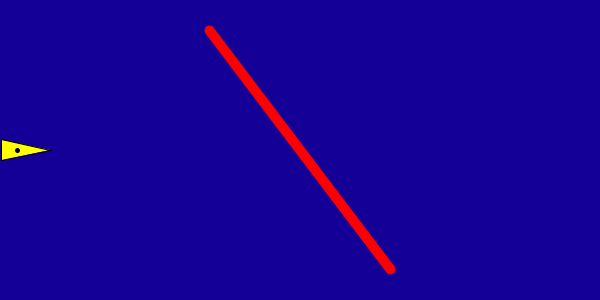
Frame 1 (no input)
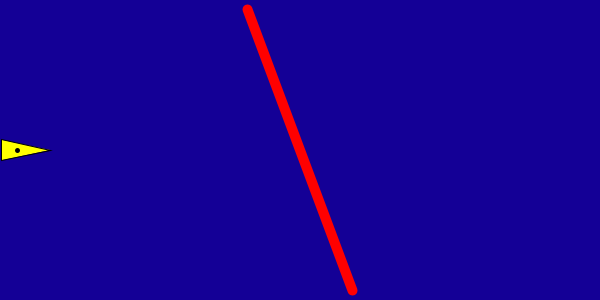
Frame 60 (the mouse pressed at the canvas centre just before this capture)
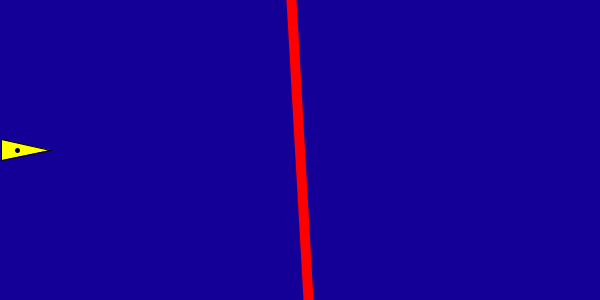
Frame 120 (the mouse held since frame 60 and released just before this capture)

The Processing sketch that drew these frames (run headless with seeded random() and noise(); from frame 60 on, the mouse is pressed at the canvas centre):

// Processing sketch: ChukwuochaChukwunazaA2Q4
// ── ChukwuochaChukwunazaA2Q4.pde
/* Chukwunaza Chukwuocha 
 Comp 1010 Assignment 2 
 
 draws a spaceship on a dark background 
 so that its nose is at the center of the canvas
 and so that it is pointing in a randomly chosen direction. 
 */

//Global constants for the size of the canvas
//must be changed when 'width' and 'height' are changed
final int WIDTH = 600;
final int HEIGHT = 300;

//Gloabal constant for the turning rate of the obstacle
final float OBSTACLE_TURNING_RATE = 0.005;

//Global constants for the size and shape of the ship
final float shipLength = 50;// length of the ship
final float shipShape =(PI/15);// 

//Global constant for the speed of the ship
final float shipSpeed = 1;

//Global constant for the rate at which the ship turns
final float TURNING_RATE = 0.02;

//Variables for the starting angle of the obstacle's arms
float obstacleArmAngle = random(0, TWO_PI);

//Global variables for the position and direction of the ship
float shipDirection = 0;// the direction the ship is pointing
float shipNoseX = shipLength;// x coordinate of the nose of the ship
float shipNoseY = HEIGHT / 2;// y coordinate of the nose of the ship

//Variable for the new direction the ship will point to 
//whenever it is reset
float newShipDirection;

//Global Variables for the coordinates and length of the obstacle
float arm1X;
float arm2X;
float arm1Y;
float arm2Y;
float obstacleLength = HEIGHT;

//Varaibales for the center of the obstacle
float obstacleCenterX = WIDTH/2;
float obstacleCenterY = HEIGHT/2;

//Gloabal variable for the distance and angle from the ship's center to the obstacle's center
float shipObstacleDist;
float shipObstacleAngle;

//Global variables for the position of Other vertices
float rightVerticeY;
float rightVerticeX;
float leftVerticeY;
float leftVerticeX;

//Global Variables for the center of the ship
float xCenterShip;// for the x coordinates
float yCenterShip;// for the y coordinates

//Global Variables for the x and y components of the ship's Velocity
float shipVelocityX;
float shipVelocityY;

//Global Variable for the Margin for collision betwwen the ship and the obstacle
float collisionAngleMargin = 0.3;

//Global variables to hold the current state of the ship
boolean shipMoving = false;
boolean shipReset;

//Global Variables to check when a collision occurs
boolean collisionState;

void setup()
{
  size(600, 300);
  background(20, 0, 150);
}

void drawShip()
{
  //variables for the position of Other vertices
  rightVerticeY = shipNoseY - (shipLength * sin(shipDirection - shipShape));
  rightVerticeX = shipNoseX - (shipLength * cos(shipDirection - shipShape));
  leftVerticeY = shipNoseY - (shipLength * sin(shipDirection + shipShape));
  leftVerticeX = shipNoseX -(shipLength * cos(shipDirection + shipShape));

  //Drawing the ship
  stroke(0);
  strokeWeight(1);
  fill(255, 255, 0);
  triangle(shipNoseX, shipNoseY, leftVerticeX, leftVerticeY, rightVerticeX, rightVerticeY );

  //Calculating the ceneter of the ship
  xCenterShip = (shipNoseX + rightVerticeX + leftVerticeX) / 3; 
  yCenterShip = (shipNoseY + rightVerticeY + leftVerticeY) / 3;

  //Drawing a dot at the center of the ship
  stroke(0);
  strokeWeight(5);
  point(xCenterShip, yCenterShip);
}

void keyPressed()
{
  newShipDirection = TWO_PI;
  if (!shipMoving && key == ' ')
  {
    shipMoving = true;
    shipReset = false;
  } else if (shipMoving && key ==' ')
  {
    shipReset = true;
    shipMoving = false;
    shipDirection = newShipDirection;
  }
}

void moveShip()
{
  shipVelocityX = shipSpeed * cos(shipDirection);
  shipVelocityY = shipSpeed * sin(shipDirection);

  //moves the ship by a constant speed in the direction it is pointing
  if (shipMoving)
  {
    shipNoseX += shipVelocityX;
    shipNoseY += shipVelocityY;
  }

  //prevent the ship from leaving the canvas by resetting it
  if ((shipNoseX >= WIDTH || shipNoseX <= 0) || (shipNoseY >= HEIGHT || shipNoseY <= 0))
  {
    shipReset = true;
    shipMoving = false;
    shipDirection =newShipDirection;
  }

  if (keyPressed)
  {
    if (key == 'd'|| key =='D')
    {
      shipDirection += TURNING_RATE;
    } else if (key == 'a'|| key =='A')
    {
      shipDirection -= TURNING_RATE;
    }
  }
}

void resetShip()
{
  if (shipReset)
  {
    shipNoseX = shipLength;
    shipNoseY = HEIGHT / 2;
  }
}

void drawObstacle()
{
  arm1X = obstacleCenterX - (obstacleLength/2*cos(obstacleArmAngle));
  arm1Y = obstacleCenterY - (obstacleLength/2*sin(obstacleArmAngle));
  arm2X = obstacleCenterX + (obstacleLength/2*cos(obstacleArmAngle));
  arm2Y = obstacleCenterY + (obstacleLength/2*sin(obstacleArmAngle));


  stroke(255, 0, 0);
  strokeWeight(10);
  line(arm1X, arm1Y, arm2X, arm2Y);
}

void moveObstacle()
{  
  obstacleArmAngle += OBSTACLE_TURNING_RATE;
}

void collisionOccured()
{
  //distance from the center of the obstacle to the center of the ship
  shipObstacleDist = dist(xCenterShip, yCenterShip, WIDTH/2, HEIGHT/2);

  //angle between the center of the ship and the center of the obstacle
  shipObstacleAngle = atan2(yCenterShip - HEIGHT/2, xCenterShip - WIDTH/2);

  //making sure the value returned by atan2 is stored as positive
  if (shipObstacleAngle < 0)
  {
    shipObstacleAngle += PI;
  }

  if (shipObstacleDist <= 35)
  {
    collisionState = true;
  } else if (shipObstacleDist < obstacleLength/2)
  {
    if (abs(shipObstacleAngle - (obstacleArmAngle%PI)) < collisionAngleMargin)
    {
      collisionState = true;
    }
  } else
  {
    collisionState = false;
  }

  if (collisionState)
  {
    shipReset = true;
    shipMoving= false;
    shipDirection = newShipDirection;
  }
}

void draw()
{
  background(20, 0, 150);
  resetShip();
  moveShip();
  drawShip();
  drawObstacle();
  moveObstacle();
  collisionOccured();
}
